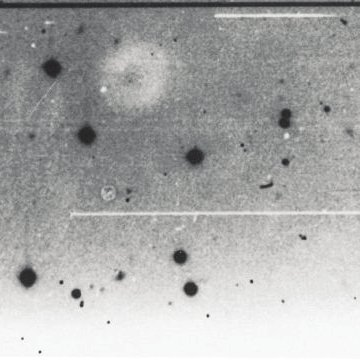
#> input picture images/CCDnoisy.PNG, 360 x 360 px, found by its file name
$ python Otsu.py
#> lines starting #> are read from the running program, lines starting #| are printed output that depends on the picture; after the words box and inside, x2 and y2 are one past the last pixel; in counts of white or black regions, pixels touching at a corner belong together
import cv2
import numpy as np
import matplotlib.pyplot as plt

image_path = "images\CCDnoisy.PNG"

image1 = cv2.imread(image_path, 0)
#> image1: shape (360, 360); min 30, max 255, mean 170.4
cv2.imshow("Imagem Original", image1)
cv2.waitKey(0)

plt.hist(image1, 4, rwidth=0.9)
plt.show()
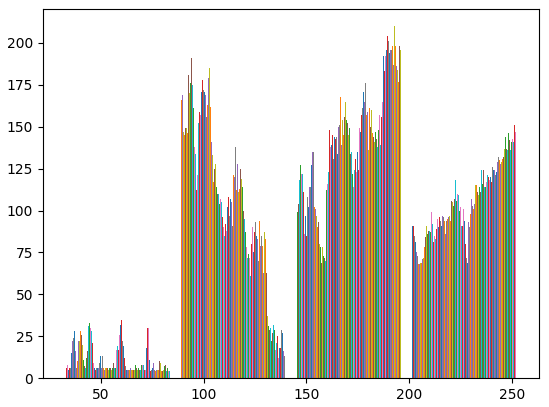
#> figure drawn by matplotlib, 1 panel; tallest bar 166 high, from x = 89.06 to 89.2; tallest bar 166 high, from x = 89.2 to 89.34; tallest bar 162 high, from x = 89.34 to 89.48

(T, imageBin) = cv2.threshold(image1, 0, 255, cv2.THRESH_BINARY+cv2.THRESH_OTSU)
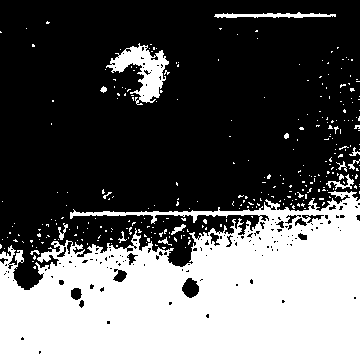
#> imageBin: shape (360, 360); 36.7% white; 309 white regions (293 under 20 px), largest, box (x1, y1, x2, y2) and area: (0, 191, 360, 360) 43874, (106, 43, 169, 105) 1596, (214, 12, 336, 18) 421
#> T = 181
print(T)
#| 181.0
cv2.imshow("Binarizado", imageBin)
cv2.waitKey(0)

$ run again, with images/AppleNo.png copied over images/CCDnoisy.PNG
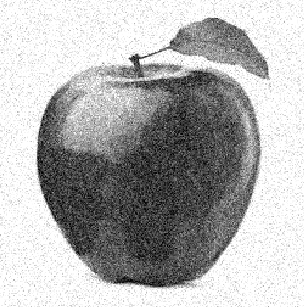
#> input picture images/AppleNo.png, 304 x 307 px, found by its file name
#> image1 is the input picture: shape (307, 304); min 0, max 255, mean 177
#> `plt.show()`:
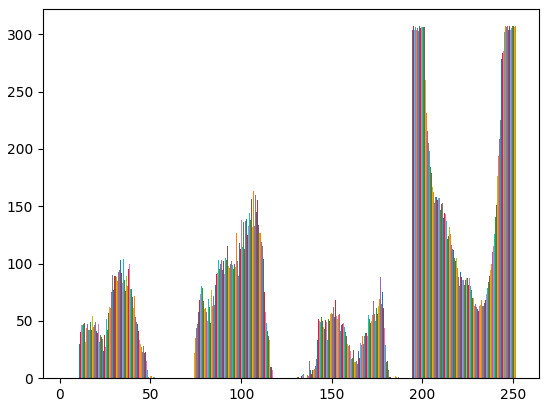
#> figure drawn by matplotlib, 1 panel; tallest bar 304 high, from x = 194.4 to 194.6; tallest bar 306 high, from x = 194.6 to 194.8; tallest bar 306 high, from x = 194.8 to 195
#> `(T, imageBin) = cv2.threshold(image1, 0, 255, cv2.THRESH_BINARY+cv2.TH..`:
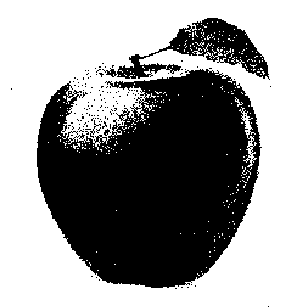
#> imageBin: shape (307, 304); 58.8% white; 138 black regions (134 under 20 px), largest, box (x1, y1, x2, y2) and area: (37, 69, 262, 288) 34688, (102, 18, 270, 80) 3399, (90, 120, 101, 138) 35, (104, 129, 111, 136) 24
#> T = 162
#| 162.0
